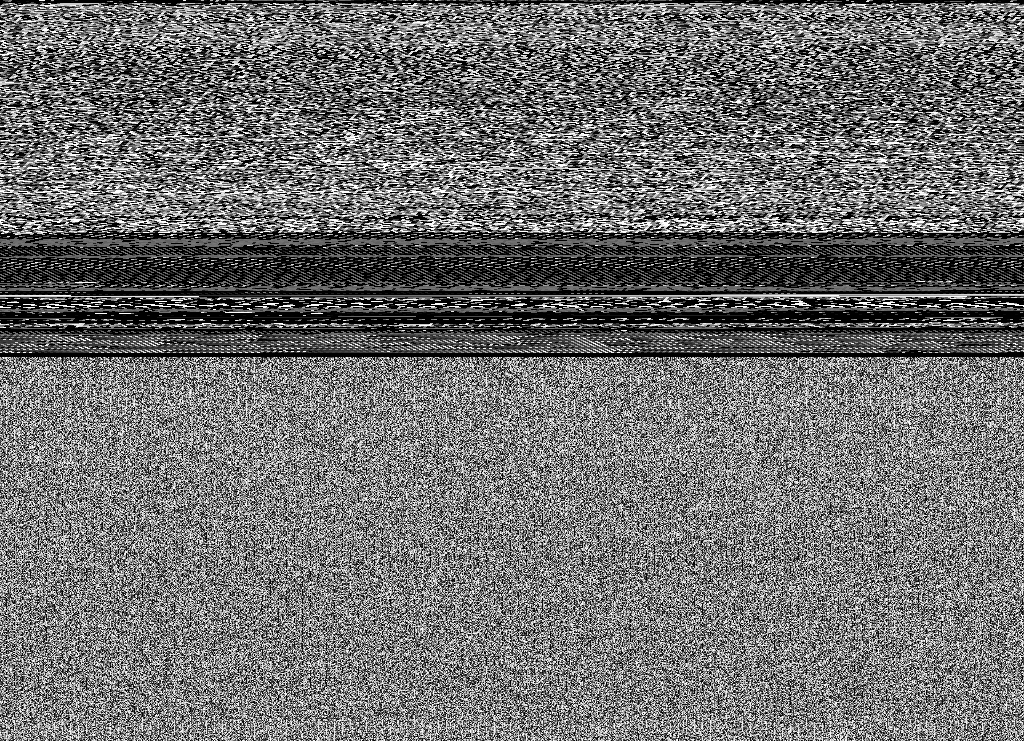

The script that saved this image:

import pandas as pd
import torch
import torch.nn as nn
from torch.utils.data import DataLoader
from torchmetrics import Accuracy, F1Score
from torchvision import transforms
import ttach as tta
from tqdm import tqdm
from utils import *
from model import CNNModel
import pickle
import sys
import random

# -- Setup training and test directories and csv files -------------------------
TRAIN_DIR = 'data/train'
TEST_DIR = 'data/test'
TRAIN_CSV = 'data/train.csv'
TEST_CSV = 'data/test.csv'
# ------------------------------------------------------------------------------
def cal_img_width(file_size_kb):
    if file_size_kb < 10:
        img_width = 32
    elif 10 <= file_size_kb < 30:
        img_width = 64
    elif 30 <= file_size_kb < 60:
        img_width = 128
    elif 60 <= file_size_kb < 100:
        img_width = 256
    elif 100 <= file_size_kb < 200:
        img_width = 384
    elif 200 <= file_size_kb < 500:
        img_width = 512
    elif 500 <= file_size_kb < 1000:
        img_width = 768
    else:
        img_width = 1024
    return img_width

def img_2_binary(img):
    img = np.array(img)
    shape = img.shape
    img = img.tobytes()
    return img, shape

def load_noise(file_path, num_class):
    noise = pickle.load(open(file_path, "rb"))
    return noise[num_class][10]

def append_noise(img):

    noise = load_noise("/workspace/bin/shap_values.pkl", 4)

    img, shape = img_2_binary(img)
    
    noise, _ = img_2_binary(noise)
    img_noise = img# + noise

    img_width = shape[1]
    img_height = -(-len(img_noise) // img_width)

    # 使用 pad 補滿
    padded_data = np.frombuffer(img_noise, dtype=np.uint8)
    padded_data = np.pad(padded_data, (0, img_width * img_height - len(img_noise)), 'constant', constant_values=0)

    reshaped_data = padded_data.reshape((img_height, img_width)) 
    image = Image.fromarray(reshaped_data, 'L')
    image = image.convert('RGB')

    image.save(f"data/test_noise_4/{random.random()}.png")

    return image

# ------------------------------------------------------------------------------

device = torch.device("cuda" if torch.cuda.is_available() else "cpu")

test_transform = transforms.Compose([
    transforms.Lambda(append_noise),
    transforms.Resize((128, 128)),
    transforms.RandomHorizontalFlip(p=0.5),
    transforms.RandomRotation(20),
    transforms.ToTensor(),
    transforms.Normalize([0.485, 0.456, 0.406], [0.229, 0.224, 0.225])
])
tta_transforms = tta.Compose([
    tta.HorizontalFlip(),
])
test_dataset = ImageDataset(TEST_DIR, pd.read_csv(TEST_CSV), test_transform)
test_loader = DataLoader(test_dataset, batch_size=32, num_workers=8, drop_last=True, pin_memory=True)

model = CNNModel()

weight = [7,62,23,16,24]
weight = torch.Tensor([26/x for x in weight]).to(device)

criterion = nn.CrossEntropyLoss(weight=weight, label_smoothing=0.15)
accuracy_fn = Accuracy(task="MULTICLASS",num_classes=5).to(device)
F1Score_fn = F1Score(task="MULTICLASS",num_classes=5).to(device)

device = torch.device("cuda" if torch.cuda.is_available() else "cpu")
model.to(device)
model.load_state_dict(torch.load("/workspace/bin/MalewareClassifier_bestF1.pkl"))
tta_model = tta.ClassificationTTAWrapper(model, tta_transforms)
test_loss, test_acc, test_F1 = 0, 0, 0

print(model)

model.eval()

with torch.no_grad():
    for images, labels in tqdm(test_loader):
        images, labels = images.cuda(), labels.cuda()
        out = model(images)
        t_loss = criterion(out, labels)
        test_acc += accuracy_fn(out.argmax(dim=1), labels)
        test_F1 += F1Score_fn(out.argmax(dim=1), labels)
        test_loss += t_loss

    test_loss /= len(test_loader)
    test_acc /= len(test_loader)
    test_F1 /= len(test_loader)
  
    print(f"\nLoss: {test_loss}, Test Accuracy: {test_acc}, Test Macro-F1: {test_F1}")